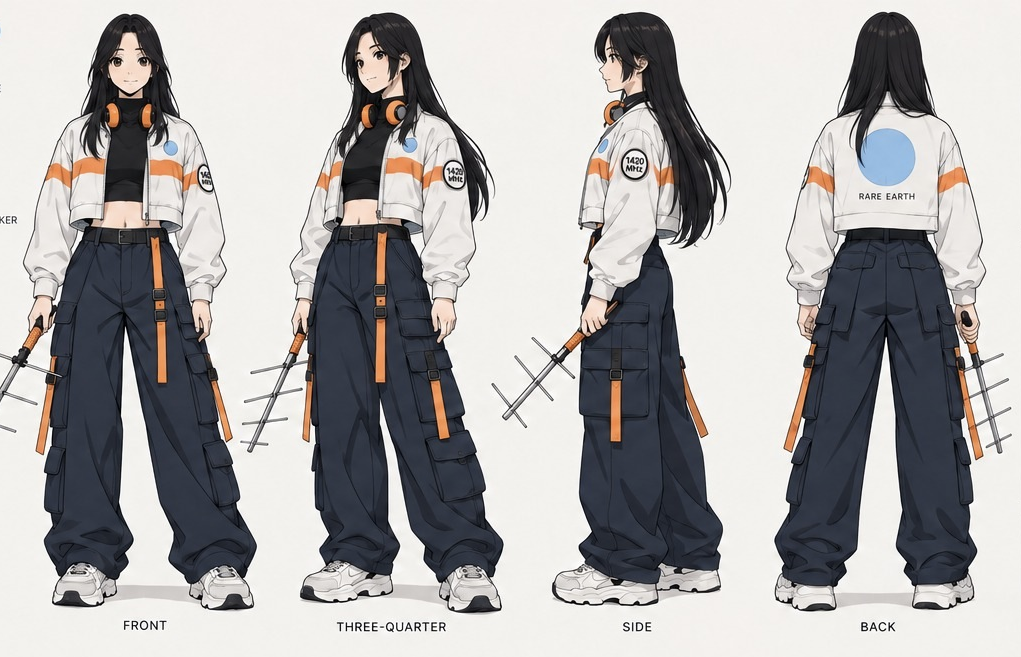
#> input picture inputs/jade_in_outfit.png, 1021 x 657 px
$ python -i comp.py   (imports and definitions only)
#> lines starting #> are read from the running program, lines starting #| are printed output that depends on the picture
#!/usr/bin/env python3
"""Singing Jade, step 4: lay her (the restored painting of her kept trace, same place, same scale) over a clean
engraved plate, so the background of the first frame is the plate itself, pixel for pixel (the engine can push into
the very same reflection for S2), and every shot that uses the same figure has exactly the same framing.

    MPY tools/sing/comp.py mask                          -> media/sing/first/her_mask.png (from base16, the trace)
    MPY tools/sing/comp.py comp FIGURE PLATE OUT [--grow=6] [--feather=5]
    MPY tools/sing/comp.py align PAINT PLATE             # how well the painting's background matches the plate
    MPY tools/sing/comp.py extend PAINT PLATE            # add what the painter drew of her beyond the trace (the shoulder
                                                         # the trace cuts off at lower left) to the mask -> her_mask_ext.png
    MPY tools/sing/comp.py unborder IN OUT               # the model leaves a ~22 px cream margin and a black rule: crop to
                                                         # the largest centred 16:9 box inside them (no resize); the box is
                                                         # fixed in media/sing/first/crop.json so all shots crop alike

The silhouette comes from the trace on its plain paper (ink or colour = her; outline closed and holes filled), not from
the painting, so it is the same for every shot. Nothing of her is moved, scaled or redrawn here."""
import json
import os
import sys

import cv2
import numpy as np
from PIL import Image

ROOT = os.path.dirname(os.path.dirname(os.path.dirname(os.path.abspath(__file__))))
BASE = os.path.join(ROOT, "media/sing/first/base16.jpg")
MASK = os.path.join(ROOT, "media/sing/first/her_mask.png")
CROP = os.path.join(ROOT, "media/sing/first/crop.json")
MASK_EXT = os.path.join(ROOT, "media/sing/first/her_mask_ext.png")


def rd(p):
    return np.asarray(Image.open(p).convert("RGB"), np.float32)


# [63 lines left out: functions mask, comp, extend, not called in this run]


def margins(src, thr=225):
#> called with src = '../../inputs/jade_in_outfit.png', thr = 225
    g = np.asarray(Image.open(src).convert("L"), np.float32)
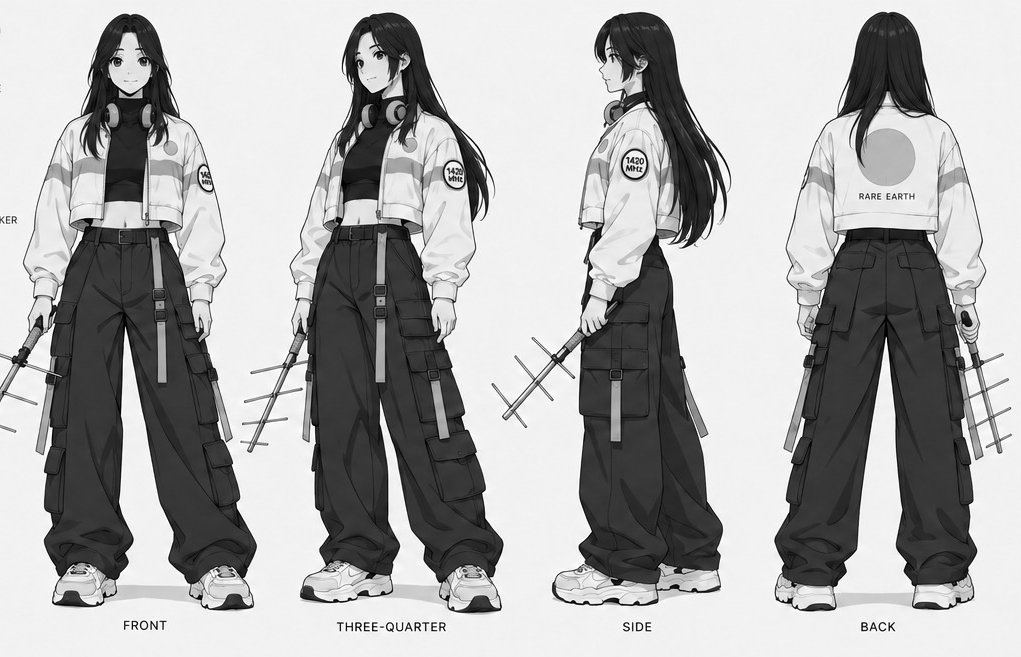
#> g: shape (657, 1021) float32; min 0, max 255, mean 171.6
    H, W = g.shape
#> H = 657; W = 1021

    def width(lines):
        k = 0
        while k < 80 and lines(k).mean() > thr and np.percentile(lines(k), 10) > 195:
            k += 1
        return k + 12 if k else 0                     # + the engraving's black rule line (~10 px)
    return width(lambda k: g[k]), width(lambda k: g[H - 1 - k]), width(lambda k: g[:, k]), width(lambda k: g[:, W - 1 - k])


def cropbox(src):
    """The largest 16:9 box (multiples of 16) centred on the frame centre inside the model's margins: a plain crop, so
    she keeps the trace's scale and stays centred. Saved to media/sing/first/crop.json for every later frame."""
    t, b, l, r = margins(src)
#> t = 26; b = 41; l = 47; r = 51
    W, H = Image.open(src).size
#> W = 1021; H = 657
    m = max(t, b, round(max(l, r) * 9 / 16))
#> m = 41
    h = (H - 2 * m) // 16 * 16
#> h = 560
    w = round(h * 16 / 9) // 16 * 16
#> w = 992
    h = round(w * 9 / 16)
#> h = 558
    x0, y0 = (W - w) // 2, (H - h) // 2
#> x0 = 14; y0 = 49
    box = [x0, y0, x0 + w, y0 + h]
#> box = [14, 49, 1006, 607]
    json.dump({"src": os.path.relpath(src, ROOT), "margins_tblr": [t, b, l, r], "box": box}, open(CROP, "w"), indent=1)
    print("margins t/b/l/r", t, b, l, r, "-> crop", box, f"{w}x{h}")
#| margins t/b/l/r 26 41 47 51 -> crop [14, 49, 1006, 607] 992x558
    return box


def unborder(src, out):
    box = json.load(open(CROP))["box"] if os.path.exists(CROP) else cropbox(src)
#> box = [14, 49, 1006, 607]
    Image.open(src).convert("RGB").crop(box).save(out, quality=96)
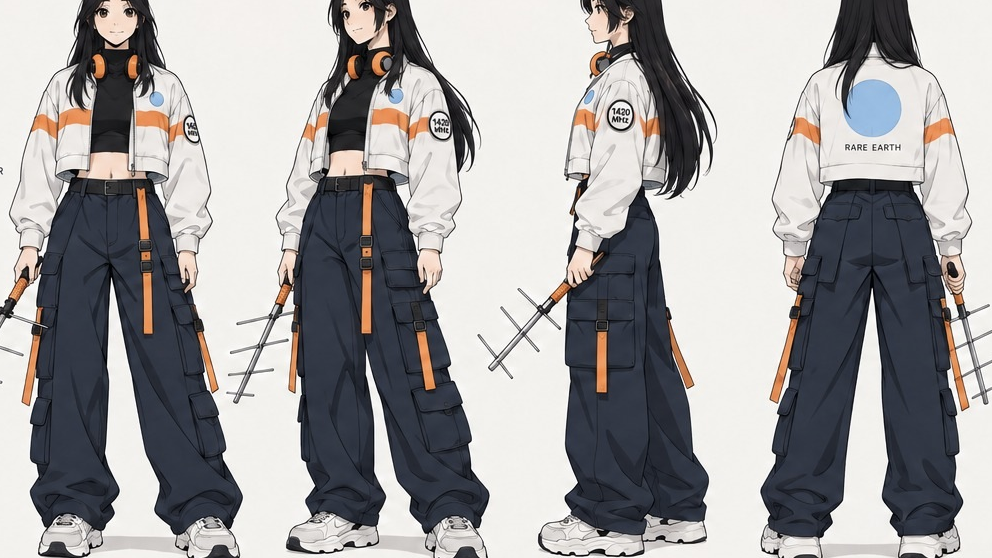
#> saved as out.png: PIL image 992x558 RGB; mean R, G, B 161.1, 159.5, 159.8
    print(out, "crop", box)
#| out.png crop [14, 49, 1006, 607]


# [8 lines left out: function align, not called in this run]


# [13 lines not run here, left out]

>>> result = unborder('../../inputs/jade_in_outfit.png', 'out.png')
